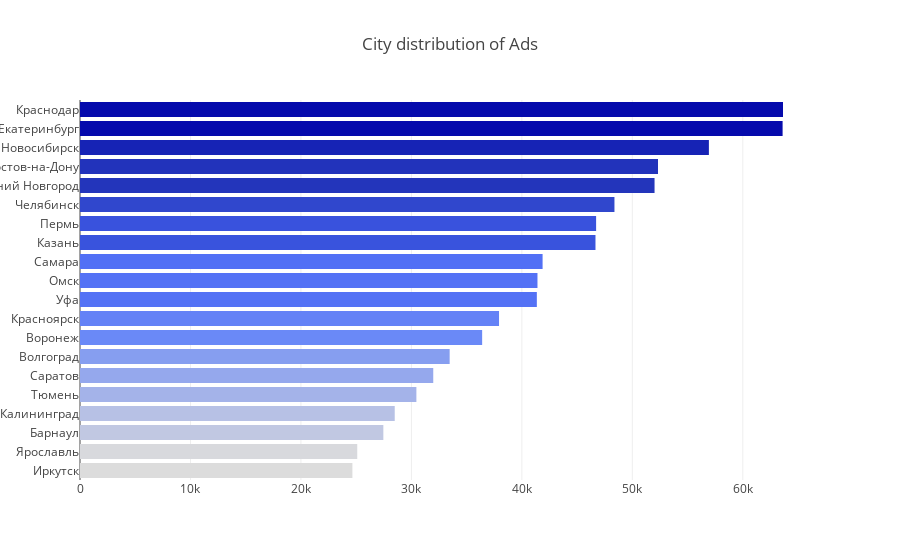

The code cell stored with this chart in its notebook:
### Markdown cell above
**広告の都市別分布**

上位20の都市

### Code cell
cnt_srs = train_df['city'].value_counts().head(20)
trace = go.Bar(
    y=cnt_srs.index[::-1],
    x=cnt_srs.values[::-1],
    orientation = 'h',
    marker=dict(
        color=cnt_srs.values[::-1],
        colorscale = 'Blues',
        reversescale = True
    ),
)

layout = dict(
    title='City distribution of Ads',
    )
data = [trace]
fig = go.Figure(data=data, layout=layout)
py.iplot(fig, filename="CityAds")

### Figure 1 — Plotly figure (JSON) as saved in the notebook; plotly's stock layout.template omitted (floating-point values rounded to 4 significant figures)
{"data": [{"marker": {"color": [24659, 25098, 27460, 28490, 30451, 31977, 33463, 36404, 37932, 41355, 41412, 41875, 46663, 46720, 48380, 52010, 52323, 56929, 63602, 63638], "colorscale": "Blues", "reversescale": true}, "orientation": "h", "type": "bar", "x": [24659, 25098, 27460, 28490, 30451, 31977, 33463, 36404, 37932, 41355, 41412, 41875, 46663, 46720, 48380, 52010, 52323, 56929, 63602, 63638], "y": ["Иркутск", "Ярославль", "Барнаул", "Калининград", "Тюмень", "Саратов", "Волгоград", "Воронеж", "Красноярск", "Уфа", "Омск", "Самара", "Казань", "Пермь", "Челябинск", "Нижний Новгород", "Ростов-на-Дону", "Новосибирск", "Екатеринбург", "Краснодар"]}], "layout": {"title": "City distribution of Ads"}}
